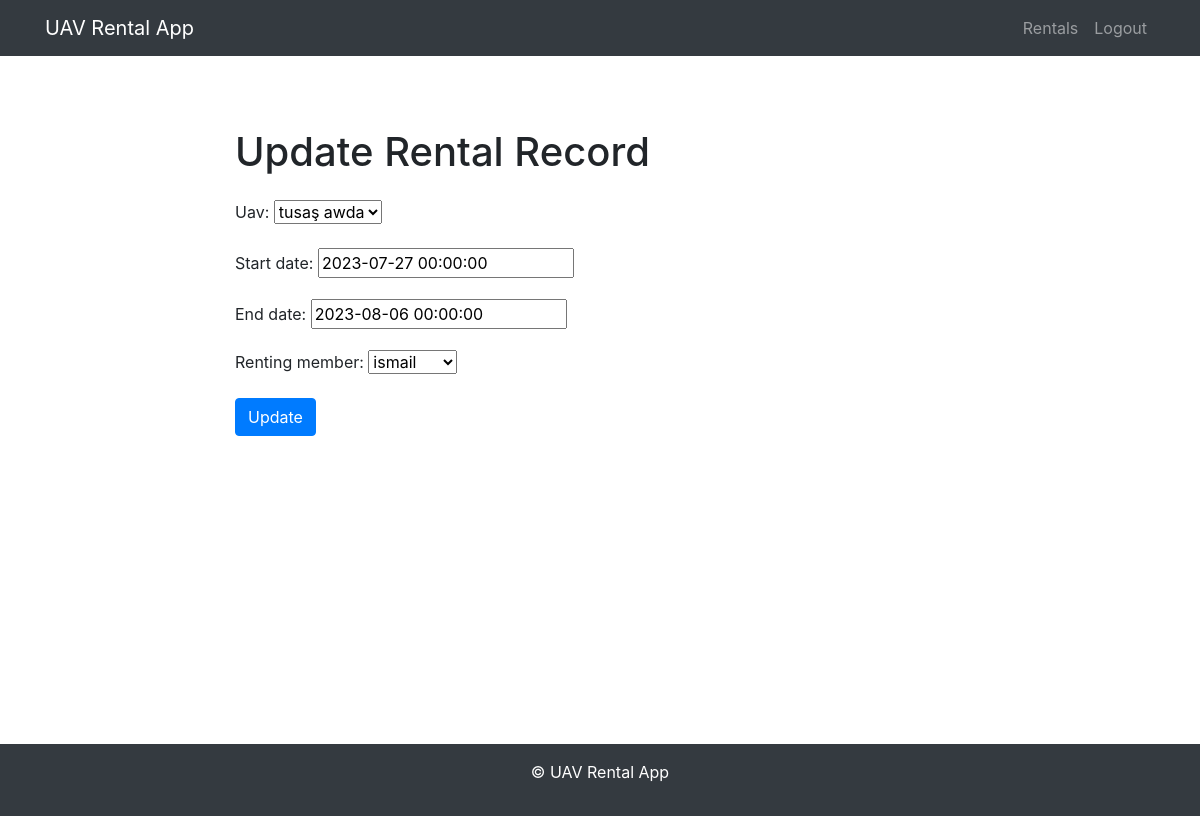
The page /rental-records/2/update/ (signed in) on the database its author committed.
### rent/models.py (models this page shows, shortened)
class RentalRecord(models.Model):
    uav = models.ForeignKey(UAV, on_delete=models.CASCADE)
    start_date = models.DateTimeField()
    end_date = models.DateTimeField()
    renting_member = models.ForeignKey(CustomUser, on_delete=models.CASCADE)  # Use CustomUser model for the relation

### rent/views.py (the view)
# urls.py: path('rental-records/<int:pk>/update/', views.rental_record_update, name='rental_record_update'),
@login_required
def rental_record_update(request, pk):
    rental_record = get_object_or_404(RentalRecord, pk=pk)
    if rental_record.renting_member != request.user:
        raise Http404("You are not allowed to update this rental record.")
    if request.method == 'POST':
        form = RentalRecordForm(request.POST, instance=rental_record)
        if form.is_valid():
            form.save()
            return redirect('rental_record_list')
    else:
        form = RentalRecordForm(instance=rental_record)
    return render(request, 'rental_record_update.html', {'form': form, 'rental_record': rental_record})

### rent/forms.py
class RentalRecordForm(forms.ModelForm):
    class Meta:
        model = RentalRecord
        fields = ['uav', 'start_date', 'end_date', 'renting_member']

### rent/models.py (called while the page is built)
    def __str__(self):
        return self.username

    def __str__(self):
        return f"{self.brand} {self.model}"

### rent/templates/rental_record_update.html (shortened to what this page needs)
{% extends 'base.html' %}
{% block content %}
    <div class="row">
        <div class="col-md-8 offset-md-2">
            <h1 class="my-4">Update Rental Record</h1>
            <form method="post">
                {{ form.as_p }}
                <button type="submit" class="btn btn-primary">Update</button>
            </form>
        </div>
    </div>
{% endblock %}

### rows shown on the page
RentalRecord: uav "tusaş awda", start_date "2023-07-27 00:00:00", end_date "2023-08-06 00:00:00", renting_member "ismail"
